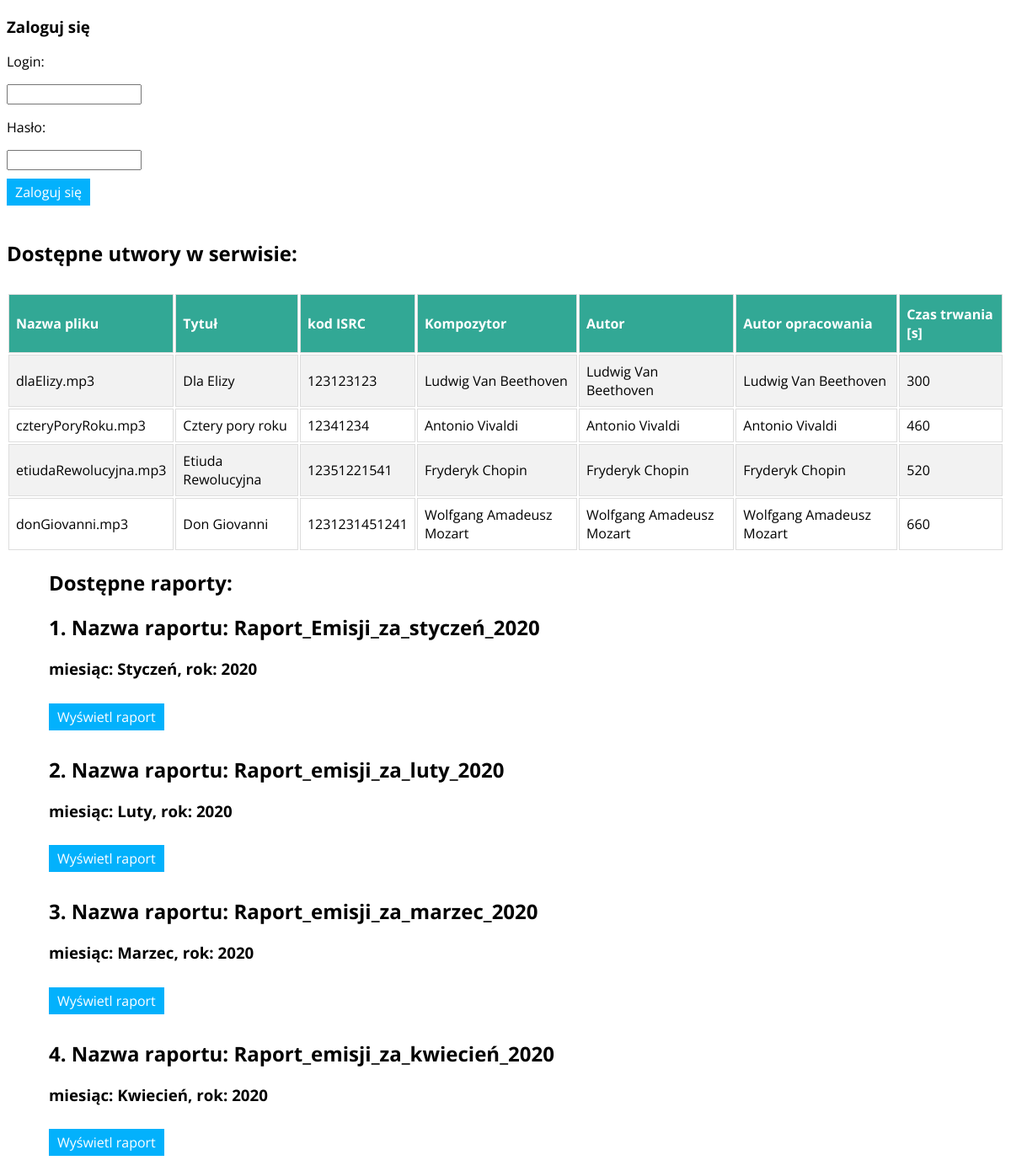
The page / on the database its author committed.
### tables this page shows
CREATE TABLE `songs` (
  `song_id` int(11) NOT NULL,
  `file_name` varchar(50) NOT NULL,
  `title` varchar(50) NOT NULL,
  `ISCR` varchar(50) NOT NULL,
  `composer` varchar(50) NOT NULL,
  `author` varchar(50) NOT NULL,
  `sauthor` varchar(50) NOT NULL,
  `duration` int(11) NOT NULL
);

CREATE TABLE `raports` (
  `raport_id` int(11) NOT NULL,
  `year` int(10) NOT NULL,
  `month` varchar(50) NOT NULL,
  `name` varchar(50) NOT NULL
);

### index.php (the view, shortened to what this page needs)
<?php
  require_once "connect.php";
  try {
    $db_connect = new mysqli($host, $db_user, $db_password, $db_name);
    if($db_connect->connect_errno!=0) {
      throw new Exception(mysqli_connect_errno());
    } else {
      $songs = $db_connect->query("SELECT * FROM songs");
      $raports = $db_connect->query("SELECT * FROM raports");
    }
  } catch(Exception $e) {
    echo 'Błąd serwera! Przepraszamy za niedogodności.';
    echo '<br /> Informacja deweloperska:'.$e;
  }
?>
<!DOCTYPE html>
<html lang="en">
<head>
  <link rel="stylesheet" href="style.css" type="text/css">
  <link rel="stylesheet" href="main.css" type="text/css">
</head>
<body>
  <div>
    <h3>Zaloguj się</h3>
    <form action="login.php" method="post">
      <p class="label">Login:</p>
      <input type="text" name="login">
      <p class="label">Hasło:</p>
      <input type="password" name="password">
      <div>
        <button type="submit" class="btn">Zaloguj się</button>
      </div>
    </form>
  <div>
  <?php
    echo '<div style="margin-top: 30px" ><h2>Dostępne utwory w serwisie:</h2></div>';
    echo '
    <table class="table" style="margin-top: 30px">
      <tr>
        <th>Nazwa pliku</th>
        <th>Tytuł</th>
        <th>kod ISRC</th>
        <th>Kompozytor</th>
        <th>Autor</th>
        <th>Autor opracowania</th>
        <th>Czas trwania [s]</th>
      </tr>';
    if ($_SESSION['songArrays']->num_rows > 0) {
      while($row = $_SESSION['songArrays']->fetch_assoc() ) {
        echo '
          <tr>
            <td>'.$row["file_name"].'</td>
            <td>'.$row["title"].'</td>
            <td>'.$row["ISCR"].'</td>
            <td>'.$row["composer"].'</td>
            <td>'.$row["author"].'</td>
            <td>'.$row["sauthor"].'</td>
            <td>'.$row["duration"].'</td>
          </tr>
        ';
      }
    }
    echo '</table>';
  ?>
<?php
    echo '
      <div class="raportsContainer">
        <h2>Dostępne raporty:</h2>
    ';
    if ($_SESSION['raportArray']->num_rows > 0) {
      $counter = 1;
      while($row = $_SESSION['raportArray']->fetch_assoc() ) {
        echo '<h2>'.$counter.'. Nazwa raportu: '.$row['name'].'</h2>';
        echo '<h3>miesiąc: '.$row['month'].', rok: '.$row['year'].'</h3>';
        echo '
          <form action="fetchReports.php" method="post">
            <input type="hidden" name="raport_id" value="'.$row["raport_id"].'">
            <input type="hidden" name="raport_name" value="'.$row["name"].'">
            <input type="hidden" name="raport_month" value="'.$row["month"].'">
            <input type="hidden" name="raport_year" value="'.$row["year"].'">
            <button class="btn" type="submit">Wyświetl raport</button>
          </form>';
        $counter++;
      }
    }
    echo '</div>';
  ?>
</body>
</html>

### style.css (style rules this page uses)
.table { width: 100%; }
.table td, .table th { border: 1px solid #ddd; padding: 8px; }
.table tr:nth-child(even) { background-color: #f2f2f2; }
.table th { padding-top: 12px; padding-bottom: 12px; text-align: left; background-color: #32a895; color: white; }

### main.css (style rules this page uses)
* { font-family: 'Open Sans', sans-serif; }
.label { font-size: 16px; }
.btn { margin-top: 10px; margin-bottom: 10px; background-color: #03b1fc; font-size: 16px; border: none; padding: 5px 10px; color: white; }
.raportsContainer { margin-left: 50px; }

### rows shown on the page
songs: file_name "dlaElizy.mp3", title "Dla Elizy", ISCR "123123123", composer "Ludwig Van Beethoven", author "Ludwig Van Beethoven", sauthor "Ludwig Van Beethoven", duration "300"
songs: file_name "czteryPoryRoku.mp3", title "Cztery pory roku", ISCR "12341234", composer "Antonio Vivaldi", author "Antonio Vivaldi", sauthor "Antonio Vivaldi", duration "460"
songs: file_name "etiudaRewolucyjna.mp3", title "Etiuda Rewolucyjna", ISCR "12351221541", composer "Fryderyk Chopin", author "Fryderyk Chopin", sauthor "Fryderyk Chopin", duration "520"
songs: file_name "donGiovanni.mp3", title "Don Giovanni", ISCR "1231231451241", composer "Wolfgang Amadeusz Mozart", author "Wolfgang Amadeusz Mozart", sauthor "Wolfgang Amadeusz Mozart", duration "660"
raports: name "Raport_Emisji_za_styczeń_2020", month "Styczeń", year "2020"
raports: name "Raport_emisji_za_luty_2020", month "Luty", year "2020"
raports: name "Raport_emisji_za_marzec_2020", month "Marzec", year "2020"
raports: name "Raport_emisji_za_kwiecień_2020", month "Kwiecień", year "2020"
